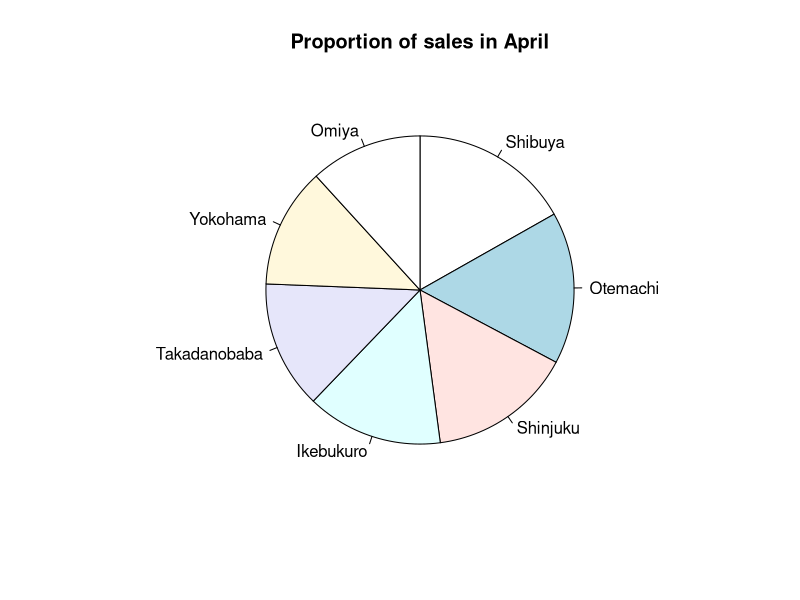

Reproduce this figure in R.
# 1. Read CSV data
df <- read.csv("SalesData.csv", stringsAsFactors = FALSE)

# 2. Prevent scientific notation
options(scipen = 100)

# 3. Determine ordering (largest April sales first)
ord  <- order(df$April, decreasing = TRUE)
vals <- df$April[ord]            # sorted slice sizes
labs <- df$store.name[ord]       # sorted labels

print(ord)
print(vals)
print(labs)

# 4. Open PNG device
png("piechart.png")


# 6. Draw pie chart with sorted values
pie(
  x          = vals,
  labels     = labs,
  main       = "Proportion of sales in April",
  clockwise = T

)

# 7. Close device
dev.off()
